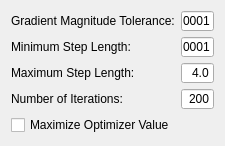
<?xml version="1.0" encoding="UTF-8"?>
<ui version="4.0">
 <class>QmitkVersorRigid3DTransformOptimizerControls</class>
 <widget class="QWidget" name="QmitkVersorRigid3DTransformOptimizerControls">
  <property name="geometry">
   <rect>
    <x>0</x>
    <y>0</y>
    <width>225</width>
    <height>146</height>
   </rect>
  </property>
  <property name="windowTitle">
   <string>Form</string>
  </property>
  <layout class="QVBoxLayout" name="verticalLayout">
   <item>
    <layout class="QHBoxLayout" name="_60">
     <item>
      <layout class="QVBoxLayout" name="_61">
       <item>
        <widget class="QLabel" name="textLabel18">
         <property name="font">
          <font>
           <weight>50</weight>
           <bold>false</bold>
          </font>
         </property>
         <property name="text">
          <string>Gradient Magnitude Tolerance:</string>
         </property>
         <property name="wordWrap">
          <bool>false</bool>
         </property>
        </widget>
       </item>
       <item>
        <widget class="QLabel" name="textLabel19">
         <property name="font">
          <font>
           <weight>50</weight>
           <bold>false</bold>
          </font>
         </property>
         <property name="text">
          <string>Minimum Step Length:</string>
         </property>
         <property name="wordWrap">
          <bool>false</bool>
         </property>
        </widget>
       </item>
       <item>
        <widget class="QLabel" name="textLabel20">
         <property name="font">
          <font>
           <weight>50</weight>
           <bold>false</bold>
          </font>
         </property>
         <property name="text">
          <string>Maximum Step Length:</string>
         </property>
         <property name="wordWrap">
          <bool>false</bool>
         </property>
        </widget>
       </item>
       <item>
        <widget class="QLabel" name="textLabel21">
         <property name="font">
          <font>
           <weight>50</weight>
           <bold>false</bold>
          </font>
         </property>
         <property name="text">
          <string>Number of Iterations:</string>
         </property>
         <property name="wordWrap">
          <bool>false</bool>
         </property>
        </widget>
       </item>
      </layout>
     </item>
     <item>
      <layout class="QVBoxLayout" name="_62">
       <item>
        <widget class="QLineEdit" name="m_GradientMagnitudeToleranceVersorRigid3DTransform">
         <property name="minimumSize">
          <size>
           <width>0</width>
           <height>20</height>
          </size>
         </property>
         <property name="font">
          <font>
           <weight>50</weight>
           <bold>false</bold>
          </font>
         </property>
         <property name="text">
          <string>0.0001</string>
         </property>
         <property name="alignment">
          <set>Qt::AlignRight</set>
         </property>
        </widget>
       </item>
       <item>
        <widget class="QLineEdit" name="m_MinimumStepLengthVersorRigid3DTransform">
         <property name="minimumSize">
          <size>
           <width>0</width>
           <height>20</height>
          </size>
         </property>
         <property name="font">
          <font>
           <weight>50</weight>
           <bold>false</bold>
          </font>
         </property>
         <property name="text">
          <string>0.0001</string>
         </property>
         <property name="alignment">
          <set>Qt::AlignRight</set>
         </property>
        </widget>
       </item>
       <item>
        <widget class="QLineEdit" name="m_MaximumStepLengthVersorRigid3DTransform">
         <property name="minimumSize">
          <size>
           <width>0</width>
           <height>20</height>
          </size>
         </property>
         <property name="font">
          <font>
           <weight>50</weight>
           <bold>false</bold>
          </font>
         </property>
         <property name="text">
          <string>4.0</string>
         </property>
         <property name="alignment">
          <set>Qt::AlignRight</set>
         </property>
        </widget>
       </item>
       <item>
        <widget class="QLineEdit" name="m_IterationsVersorRigid3DTransform">
         <property name="minimumSize">
          <size>
           <width>0</width>
           <height>20</height>
          </size>
         </property>
         <property name="font">
          <font>
           <weight>50</weight>
           <bold>false</bold>
          </font>
         </property>
         <property name="text">
          <string>200</string>
         </property>
         <property name="alignment">
          <set>Qt::AlignRight</set>
         </property>
        </widget>
       </item>
      </layout>
     </item>
    </layout>
   </item>
   <item>
    <widget class="QCheckBox" name="m_Maximize">
     <property name="enabled">
      <bool>true</bool>
     </property>
     <property name="minimumSize">
      <size>
       <width>0</width>
       <height>20</height>
      </size>
     </property>
     <property name="font">
      <font>
       <weight>50</weight>
       <bold>false</bold>
      </font>
     </property>
     <property name="text">
      <string>Maximize Optimizer Value</string>
     </property>
    </widget>
   </item>
  </layout>
 </widget>
 <resources/>
 <connections/>
</ui>
